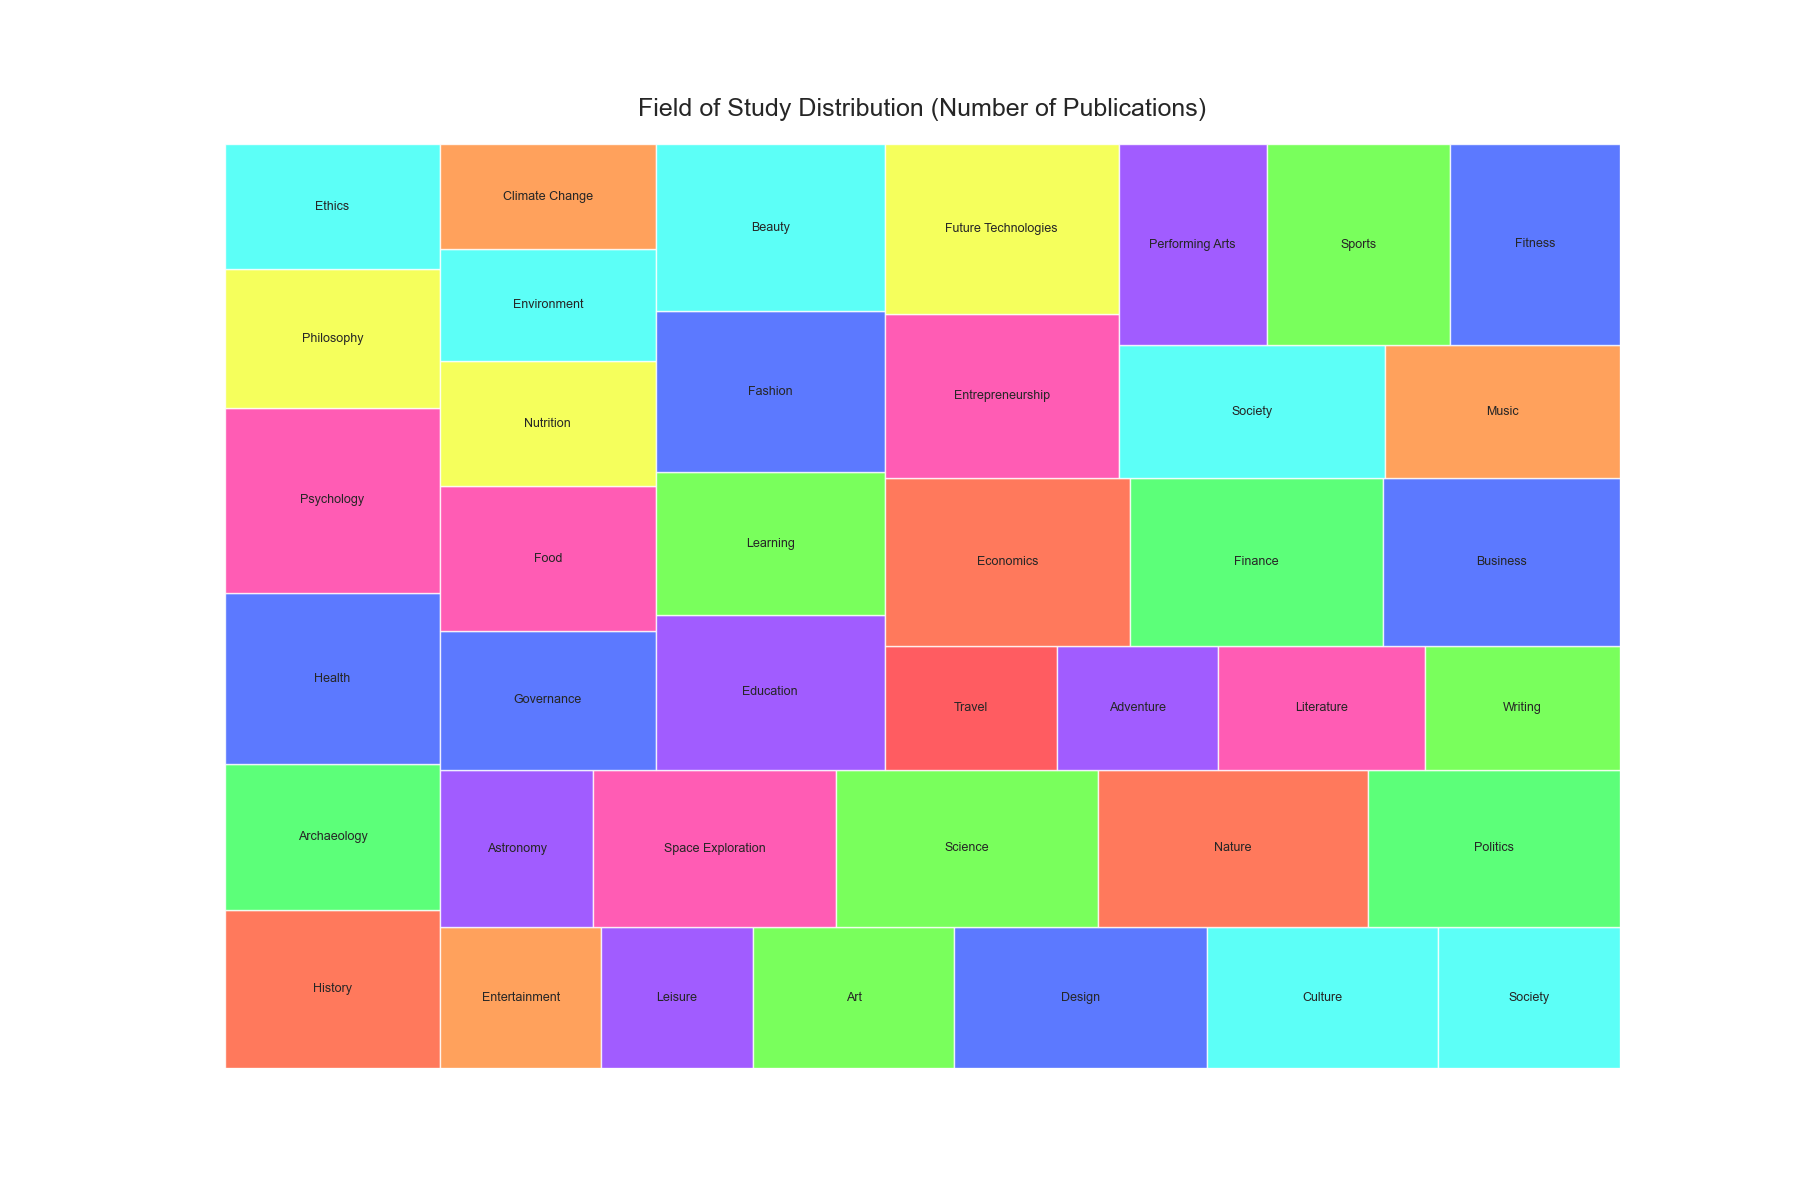

Write the Python code that produced this figure.

import matplotlib.pyplot as plt
import pandas as pd
import squarify

data = {
    "Field": ["History", "Archaeology", "Health", "Psychology", "Philosophy", "Ethics", 
              "Entertainment", "Leisure", "Art", "Design", "Culture", "Society", "Astronomy", 
              "Space Exploration", "Science", "Nature", "Politics", "Governance", "Food", 
              "Nutrition", "Environment", "Climate Change", "Education", "Learning", "Fashion", 
              "Beauty", "Travel", "Adventure", "Literature", "Writing", "Economics", "Finance", 
              "Business", "Entrepreneurship", "Future Technologies", "Society", "Music", 
              "Performing Arts", "Sports", "Fitness"],
    "Amount": [120, 110, 130, 140, 105, 95, 80, 75, 100, 125, 115, 90, 85, 135, 145, 150, 
               140, 105, 110, 95, 85, 80, 125, 115, 130, 135, 75, 70, 90, 85, 145, 150, 
               140, 135, 140, 125, 110, 105, 130, 120]
}

df = pd.DataFrame(data)

color_mapper = {
    'History': '#FF5733', 'Archaeology': '#33FF57', 'Health': '#3357FF', 'Psychology': '#FF33A1', 
    'Philosophy': '#F3FF33', 'Ethics': '#33FFF6', 'Entertainment': '#FF8A33', 'Leisure': '#8A33FF', 
    'Art': '#57FF33', 'Design': '#3357FF', 'Culture': '#33FFF6', 'Society': '#FF333A', 
    'Astronomy': '#8A33FF', 'Space Exploration': '#FF33A1', 'Science': '#57FF33', 'Nature': '#FF5733', 
    'Politics': '#33FF57', 'Governance': '#3357FF', 'Food': '#FF33A1', 'Nutrition': '#F3FF33', 
    'Environment': '#33FFF6', 'Climate Change': '#FF8A33', 'Education': '#8A33FF', 'Learning': '#57FF33', 
    'Fashion': '#3357FF', 'Beauty': '#33FFF6', 'Travel': '#FF333A', 'Adventure': '#8A33FF', 
    'Literature': '#FF33A1', 'Writing': '#57FF33', 'Economics': '#FF5733', 'Finance': '#33FF57', 
    'Business': '#3357FF', 'Entrepreneurship': '#FF33A1', 'Future Technologies': '#F3FF33', 
    'Society': '#33FFF6', 'Music': '#FF8A33', 'Performing Arts': '#8A33FF', 'Sports': '#57FF33', 
    'Fitness': '#3357FF'
}

colors = [color_mapper[field] for field in df['Field']]

fig, ax = plt.subplots(1, figsize=(18, 12))

squarify.plot(sizes=df['Amount'], label=df['Field'], color=colors, alpha=0.8, text_kwargs={'fontsize':9})

plt.title('Field of Study Distribution (Number of Publications)', fontsize=18, pad=20)
plt.axis('off')
plt.show()
